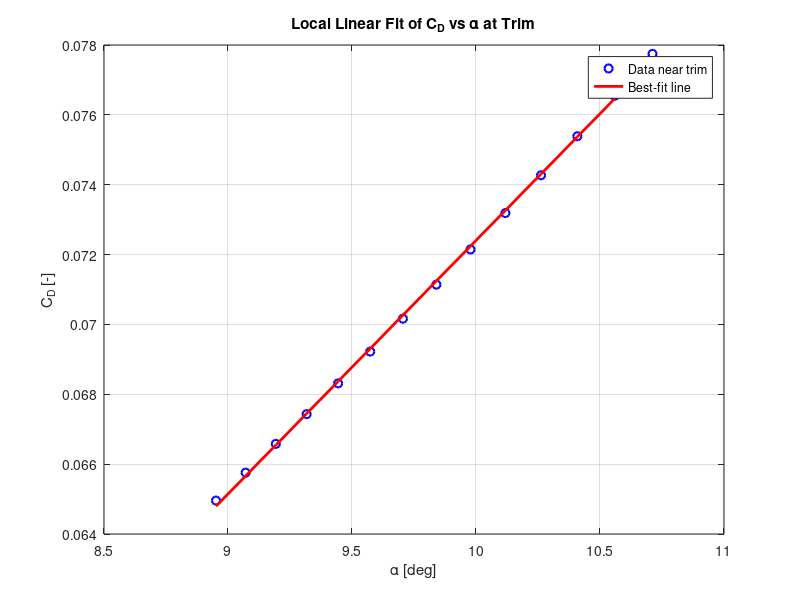
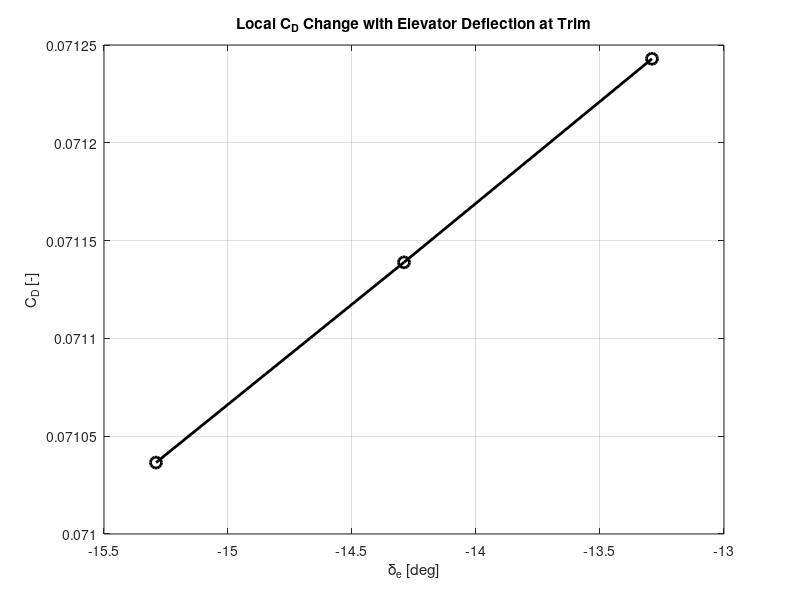
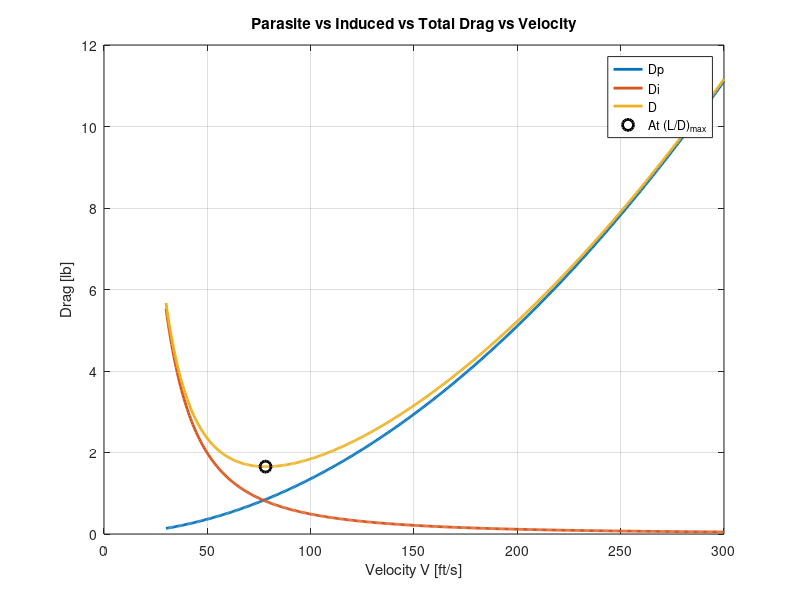
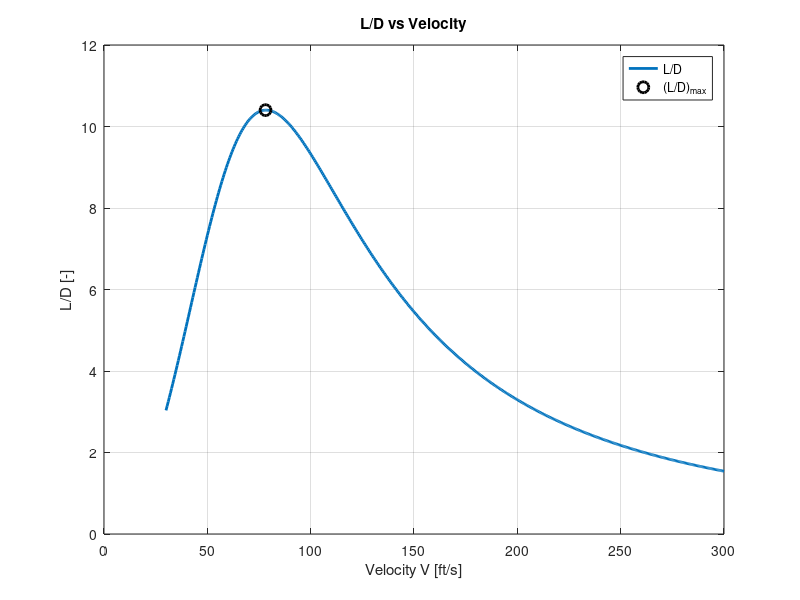

These figures' MATLAB source, in order: (Note: this script raises an error after producing the figures.)
%% ========================================================================
% MAE 154A - ONE SCRIPT (FIRST-PASS)
% Longitudinal stability + trim coefficients + drag build-up + V-sweep
% Keeps ALL coefficients (CL0, CLi, CMi, etc.) for team clarity.
% ========================================================================

clear; clc; close all;

% ========================================================================
% 0) ATMOSPHERE (SEA LEVEL)
% ========================================================================
rho = 0.0023769;        % [slug/ft^3]
mu  = 3.737e-7;         % [slug/(ft*s)]
a   = 1116.45;          % [ft/s]

% ========================================================================
% 1) AIRCRAFT INPUTS (EDIT WHEN DESIGN CHANGES)
% ========================================================================

% --- Weight / power ---
W_total     = 17.2;             % [lb]
Power = 2.8 ;            % [hp] power available (flat line first-pass)

% --- Wing geometry ---
Arw     = 6.5038;          % [-]
bw      = 4.5634;        % [ft]
Sw      = bw^2/Arw;  % [ft^2]
lambdaw = 0.40;         % [-]
display(Sw) 
% --- Horizontal tail geometry ---
Sth      = Sw*0.20;     % [ft^2]
Art      = 3.1945;         % [-]
bth      = sqrt(Sth*Art); % [ft]
lambdath = 0.50;        % [-]
display(bth)
% --- Vertical tail geometry (DEFINE THESE) ---
% NOTE: Put real values here when you have them.
S_vt   = 0.30;            % [ft^2]  
AR_vt  = 1.8;             % [-]  
b_vt = 0.4077735426 ; 
c_vt  = 0.35;            % [ft]    
tc_v = 0.12;            % [-]     
xcm_v = 0.30;           % [-]     
Lam_v = 0;              % [rad]   

% --- Aero assumptions ---
e        = 0.85;        % [-]
cla      = 5.73;        % [1/rad]
downwash = 0.25;        % [-] dε/dα
tau      = 0.5;         % [-] elevator effectiveness
Cmacw    = -0.05;       % [-] wing Cm about wing AC 

% --- FIXED TAIL INCIDENCE (FIRST PASS) ---
it = -1*pi/180;          % [rad] 

% --- Locations (from nose) ---
x_wle     = 1.0786;        % [ft] wing leading edge location
x_cg_dry  = 1.3843;     % [ft]
x_cg_half = 1.3492;     % [ft] 
x_cg_0    = 1.3425;     % [ft]

% .Fuselage 
L_fuse = 3.5270;           % [ft]
W_fuse = 8/12;          % [ft]
H_fuse = 8/12;          % [ft]
Swet_f = 2*(L_fuse*W_fuse + L_fuse*H_fuse + W_fuse*H_fuse); % [ft^2]
d_fuse = W_fuse;        % [ft] equiv diameter for fineness ratio

% ========================================================================
% 2) PLANFORM GEOMETRY (ROOT/TIP/MAC)
% ========================================================================
Crw = (2*Sw)/(bw*(1 + lambdaw));
Ctw = lambdaw * Crw;
Cw  = (2/3) * Crw * ((1 + lambdaw + lambdaw^2)/(1 + lambdaw)); % wing MAC

Crth = (2*Sth)/(bth*(1 + lambdath));
Ctth = lambdath * Crth;
Cth  = (2/3) * Crth * ((1 + lambdath + lambdath^2)/(1 + lambdath)); % tail MAC

fprintf("\n==================== GEOMETRY ====================\n");
fprintf("Wing: Cr=%.4f ft, Ct=%.4f ft, MAC Cw=%.4f ft\n", Crw, Ctw, Cw);
fprintf("HT:   Cr=%.4f ft, Ct=%.4f ft, MAC Cth=%.4f ft\n", Crth, Ctth, Cth);
fprintf("Fuse: L=%.2f ft, W=%.3f ft, H=%.3f ft, Swet_f=%.3f ft^2\n", L_fuse, W_fuse, H_fuse, Swet_f);

% ========================================================================
% 3) 3D LIFT CURVE SLOPES
% ========================================================================
aw = cla / (1 + (cla/(pi*e*Arw)));   % wing 3D slope [1/rad]
at = cla / (1 + (cla/(pi*e*Art)));   % tail 3D slope [1/rad]

fprintf("\n==================== LIFT SLOPES ====================\n");
fprintf("aw = %.4f 1/rad\n", aw);
fprintf("at = %.4f 1/rad\n", at);

% ========================================================================
% 4) AC LOCATIONS FROM GEOMETRY (NO GUESSING)
% Tail root TE flush with fuselage end; tail AC at 0.25*c behind tail LE.
% ========================================================================
hacw = 0.25;   % wing AC at 0.25 MAC
hact = 0.25;   % tail AC at 0.25 chord (root chord ref)

x_wac = x_wle + hacw*Cw;                 % wing AC from nose [ft]
x_tac = L_fuse - (1 - hact)*Crth;        % tail AC from nose [ft]
Lh    = x_tac - x_wac;                   % wing AC -> tail AC [ft]

x_ac_t_LE = x_tac - x_wle;               % tail AC measured from wing LE [ft]
h_ac_t    = x_ac_t_LE / Cw;              % nondim tail AC from wing LE [-]

fprintf("\n==================== REFERENCE LOCATIONS ====================\n");
fprintf("x_wac = %.4f ft, x_tac = %.4f ft, Lh = %.4f ft\n", x_wac, x_tac, Lh);
fprintf("h_ac_t = %.4f (tail AC from wing LE / Cw)\n", h_ac_t);

% ========================================================================
% 5) NEUTRAL POINT + STATIC MARGIN
% ========================================================================
hn = (hacw + h_ac_t*((Sth/Sw)*(at/aw))*(1-downwash)) / (1 + (Sth/Sw)*(at/aw)*(1-downwash));

hcg_dry  = (x_cg_dry  - x_wle)/Cw;
hcg_half = (x_cg_half - x_wle)/Cw;
hcg_0    = (x_cg_0    - x_wle)/Cw;

SM_dry  = hn - hcg_dry;
SM_half = hn - hcg_half;
SM_0    = hn - hcg_0;

fprintf("\n==================== STABILITY ====================\n");
fprintf("hn = %.4f\n", hn);
fprintf("SM_dry  = %.6f (%.1f%% MAC)\n", SM_dry,  100*SM_dry);
fprintf("SM_half = %.6f (%.1f%% MAC)\n", SM_half, 100*SM_half);
fprintf("SM_0    = %.6f (%.1f%% MAC)\n", SM_0,    100*SM_0);
fprintf("hcg_dry = %.4f\n", hcg_dry);
fprintf("hcg_half = %.4f\n", hcg_half);
fprintf("hcg_0 = %.4f\n", hcg_0);

% ========================================================================
% 6) TAIL ARM (CG -> TAIL AC) AND TAIL VOLUME VH
% ========================================================================
lt_dry  = x_tac - x_cg_dry;
lt_half = x_tac - x_cg_half;
lt_0    = x_tac - x_cg_0;

VH_dry  = (Sth*lt_dry )/(Sw*Cw);
VH_half = (Sth*lt_half)/(Sw*Cw);
VH_0    = (Sth*lt_0   )/(Sw*Cw);

fprintf("\n==================== TAIL ARM & VOLUME ====================\n");
fprintf("lt_half = %.4f ft, VH_half = %.4f\n", lt_half, VH_half);

% ========================================================================
% 7) LONGITUDINAL COEFFICIENTS (KEEP ALL)
% Use “half fuel + payload” as your design case (you can swap later).
% ========================================================================
hcg = hcg_half;
VH  = VH_half;

% Aircraft lift slope
CLalpha = aw + at*(Sth/Sw)*(1 - downwash);

% --- These three are the ones you asked to KEEP explicit ---
CL0 = -at*(Sth/Sw)*it;      % lift at alpha=0 due to incidence
CLi = -at*(Sth/Sw);         % dCL/d(it)
CMi =  at*VH;               % dCm/d(it)

% Pitching moment slope (static stability)
Cmalpha = -CLalpha*(hn - hcg);

% Zero-alpha pitching moment about CG
Cm0 = Cmacw + VH*at*it;

% Elevator derivatives
CLdeltae = at*(Sth/Sw)*tau;
Cmdeltae = -at*VH*tau;

% ========================================================================
% 8) VELOCITY SWEEP
% ========================================================================
V = linspace(30, 300, 500);     % [ft/s]
q = 0.5*rho.*V.^2;
M = V./a;

% Required CL for level flight (L=W)
CL = W_total ./ (q.*Sw);

% Solve for alpha, alpha_t (first-pass linear)
alpha   = CL ./ aw;                         % [rad] wing-only first-pass
alpha_t = (1 - downwash).*alpha + it;       % [rad] tail AoA model

% Wing lift coefficient contribution
CLw = aw .* alpha;

% Elevator deflection needed for trim at each V (kept explicit for team)
% deltae(CL) = -((Cm0*CLalpha) + (Cmalpha*CL)) / ((CLalpha*Cmdeltae) - (Cmalpha*CLdeltae))
deltae = -((Cm0*CLalpha) + (Cmalpha.*CL)) ./ ((CLalpha*Cmdeltae) - (Cmalpha*CLdeltae)); % [rad]

% Tail lift coefficient 
% CLt = CL0 + at*(alpha_t - it) + CLdeltae*deltae
CLt = CL0 + at*(alpha_t - it) + CLdeltae.*deltae;

% ========================================================================
% 9) PARASITE DRAG (Raymer-style build-up) + INCLUDE VERTICAL TAIL
% ========================================================================
% Wetted areas (first-pass)
Swet_w = 2*Sw;
Swet_t = 2*Sth;
Swet_v = 2*S_vt;

% Reynolds numbers (needed internally for Cf; we just won’t print them)
Re_w = rho.*V.*Cw    ./ mu;
Re_t = rho.*V.*Cth   ./ mu;
Re_v = rho.*V.*c_vt    ./ mu;
Re_f = rho.*V.*L_fuse./ mu;

% Skin friction (Raymer-style)
Cf_w = 0.455 ./ ((log10(Re_w)).^2.58 .* (1 + 0.144*M.^2).^0.65);
Cf_t = 0.455 ./ ((log10(Re_t)).^2.58 .* (1 + 0.144*M.^2).^0.65);
Cf_v = 0.455 ./ ((log10(Re_v)).^2.58 .* (1 + 0.144*M.^2).^0.65);
Cf_f = 0.455 ./ ((log10(Re_f)).^2.58 .* (1 + 0.144*M.^2).^0.65);

% Surface form factor (same expression you’ve been using)
tc  = 0.12;
xcm = 0.30;
Lam = 0;
K_surf = (1 + (0.6/xcm)*tc + 100*tc^4) .* (1.34*M.^0.18 .* (cos(Lam)).^0.28);

% Vertical tail form factor uses its own tc/xcm/Lam (kept separate)
K_v = (1 + (0.6/xcm_v)*tc_v + 100*tc_v^4) .* (1.34*M.^0.18 .* (cos(Lam_v)).^0.28);

% Interference factors
Q_w = 1.0;
Q_t = 1.05;
Q_v = 1.05;
Q_f = 1.0;

% Fuselage form factor
f   = L_fuse/d_fuse;
K_f = 0.9 + 5/f^1.5 + f/400;

% Misc allowances
CD_misc = 0.002;
CD_LP   = 0.002;

% Total parasite CD
CDp = ...
    K_surf.*Q_w.*Cf_w.*(Swet_w/Sw) + ...
    K_surf.*Q_t.*Cf_t.*(Swet_t/Sw) + ...
    K_v   .*Q_v.*Cf_v.*(Swet_v/Sw) + ...
    K_f   .*Q_f.*Cf_f.*(Swet_f/Sw) + ...
    CD_misc + CD_LP;

% ========================================================================
% 10) INDUCED DRAG + TOTAL DRAG + L/D
% ========================================================================
CDi_w = (CLw.^2) ./ (pi*Arw*e);
CDi_t = (Sth/Sw) .* (CLt.^2) ./ (pi*Art*e);
CDi_total = CDi_w + CDi_t;

CD_total = CDp + CDi_total;

Dp = q .* Sw .* CDp;
Di = q .* Sw .* CDi_total;
D  = q .* Sw .* CD_total;

L  = q .* Sw .* CL;     % should match W
LD = L ./ D;

% Power required (hp)
% Power_required_hp = (D.*V) / 550;
% Power_available_hp = Power * ones(size(V));


% 
% % Power required (hp)
Power_required_hp = (D.*V) / 550;
% 
% % ========================================================================
% % PROP EFFICIENCY MODEL (16x8 prop at 8000 RPM - first pass)
% % Speed data taken from your prop plot in mph, then converted to ft/s
% % ========================================================================
% V_mph_data = [0 10 20 30 40 50 60 70 80];
% eta_data   = [0.00 0.25 0.48 0.63 0.72 0.74 0.70 0.55 0.00];
% 
% % Convert mph to ft/s
% V_prop_data = V_mph_data * 1.46667;
% 
% % Interpolate prop efficiency onto aircraft velocity grid
% eta_p = interp1(V_prop_data, eta_data, V, 'pchip', 0);
% 
% % Use your already-defined available shaft power
% P_shaft_hp = Power;
% 
% % Power and thrust available
% Power_available_hp = eta_p .* P_shaft_hp;
% Thrust_available   = 550 .* Power_available_hp ./ V;







% ========================================================================
% MULTI-RPM POWER AVAILABLE MODEL FOR 16x8 PROP
% All speeds below entered in mph from your prop plots
% Then converted to ft/s for use with aircraft code
% ========================================================================

mph_to_fts = 1.46667;

% -----------------------------
% Common aircraft reference speeds
% -----------------------------
V_stall_ref      = 55;   % ft/s
V_endurance_ref  = 60;   % ft/s  (max CL^(3/2)/CD point)
% top speed achievable will be computed from max envelope later

% -----------------------------
% Shaft power assumption
% IMPORTANT:
% Use full engine power for max-performance comparisons
% -----------------------------
P_shaft_hp = 2.8;

% ========================================================================
% RPM = 2000
% ========================================================================
V2000_mph  = [0 2 4 6 8 10 12 14 16 18 20];
eta2000    = [0.00 0.12 0.22 0.31 0.39 0.47 0.55 0.60 0.60 0.56 0.14];

V2000 = V2000_mph * mph_to_fts;
eta_p_2000 = interp1(V2000, eta2000, V, 'pchip', 0);
Pavail_2000 = eta_p_2000 .* P_shaft_hp;

% ========================================================================
% RPM = 3000
% ========================================================================
V3000_mph  = [0 3 6 9 12 15 18 21 24 27 30];
eta3000    = [0.00 0.18 0.32 0.44 0.54 0.60 0.64 0.65 0.63 0.50 0.22];

V3000 = V3000_mph * mph_to_fts;
eta_p_3000 = interp1(V3000, eta3000, V, 'pchip', 0);
Pavail_3000 = eta_p_3000 .* P_shaft_hp;

% ========================================================================
% RPM = 4000
% ========================================================================
V4000_mph  = [0 5 10 15 20 25 30 35 38 40 41];
eta4000    = [0.00 0.18 0.38 0.52 0.62 0.67 0.67 0.61 0.45 0.28 0.00];

V4000 = V4000_mph * mph_to_fts;
eta_p_4000 = interp1(V4000, eta4000, V, 'pchip', 0);
Pavail_4000 = eta_p_4000 .* P_shaft_hp;

% ========================================================================
% RPM = 5000
% ========================================================================
V5000_mph  = [0 5 10 15 20 25 30 35 40 45 48 50 51];
eta5000    = [0.00 0.18 0.34 0.46 0.56 0.64 0.68 0.70 0.69 0.63 0.48 0.30 0.00];

V5000 = V5000_mph * mph_to_fts;
eta_p_5000 = interp1(V5000, eta5000, V, 'pchip', 0);
Pavail_5000 = eta_p_5000 .* P_shaft_hp;

% ========================================================================
% RPM = 6000
% ========================================================================
V6000_mph  = [0 5 10 15 20 25 30 35 40 45 50 55 58 60 61];
eta6000    = [0.00 0.18 0.30 0.42 0.52 0.60 0.65 0.69 0.71 0.71 0.68 0.60 0.35 0.12 0.00];

V6000 = V6000_mph * mph_to_fts;
eta_p_6000 = interp1(V6000, eta6000, V, 'pchip', 0);
Pavail_6000 = eta_p_6000 .* P_shaft_hp;

% ========================================================================
% RPM = 7000
% ========================================================================
V7000_mph  = [0 10 20 30 40 50 55 60 65 68 70 71];
eta7000    = [0.00 0.25 0.48 0.60 0.68 0.73 0.72 0.62 0.37 0.12 0.00 0.00];

V7000 = V7000_mph * mph_to_fts;
eta_p_7000 = interp1(V7000, eta7000, V, 'pchip', 0);
Pavail_7000 = eta_p_7000 .* P_shaft_hp;

% ========================================================================
% RPM = 8000
% ========================================================================
V8000_mph  = [0 10 20 30 40 50 60 70 75 78 80 82];
eta8000    = [0.00 0.25 0.40 0.55 0.64 0.71 0.74 0.72 0.64 0.40 0.10 0.00];

V8000 = V8000_mph * mph_to_fts;
eta_p_8000 = interp1(V8000, eta8000, V, 'pchip', 0);
Pavail_8000 = eta_p_8000 .* P_shaft_hp;

% ========================================================================
% RPM = 9000
% ========================================================================
V9000_mph  = [0 10 20 30 40 50 60 70 80 85 88 90 92];
eta9000    = [0.00 0.25 0.40 0.55 0.64 0.71 0.74 0.75 0.70 0.57 0.40 0.10 0.00];

V9000 = V9000_mph * mph_to_fts;
eta_p_9000 = interp1(V9000, eta9000, V, 'pchip', 0);
Pavail_9000 = eta_p_9000 .* P_shaft_hp;

% ========================================================================
% RPM = 10000
% ========================================================================
V10000_mph  = [0 10 20 30 40 50 60 70 80 90 95 100 103];
eta10000    = [0.00 0.19 0.36 0.49 0.59 0.67 0.72 0.75 0.75 0.68 0.59 0.42 0.00];

V10000 = V10000_mph * mph_to_fts;
eta_p_10000 = interp1(V10000, eta10000, V, 'pchip', 0);
Pavail_10000 = eta_p_10000 .* P_shaft_hp;

% ========================================================================
% POWER AVAILABLE ENVELOPE
% ========================================================================
Pavail_all = [Pavail_2000;
              Pavail_3000;
              Pavail_4000;
              Pavail_5000;
              Pavail_6000;
              Pavail_7000;
              Pavail_8000;
              Pavail_9000;
              Pavail_10000];

Pavail_env = max(Pavail_all, [], 1);

% Compute top speed achievable from envelope intersection
idx_top = find(Pavail_env >= Power_required_hp, 1, 'last');
if ~isempty(idx_top)
    V_top_achievable = V(idx_top);
else
    V_top_achievable = NaN;
end













% ========================================================================
% 10.5) ENDURANCE METRIC FOR PROPELLER AIRCRAFT
% Max endurance occurs at max(CL^(3/2)/CD)
% ========================================================================

% Endurance metric from Breguet prop endurance condition
CL32_over_CD = (CL.^(3/2)) ./ CD_total;

% Find maximum endurance point
[CL32CD_max, idx_endurance] = max(CL32_over_CD);

V_endurance        = V(idx_endurance);
CL_endurance       = CL(idx_endurance);
CD_endurance       = CD_total(idx_endurance);
alpha_endurance_deg   = rad2deg(alpha(idx_endurance));
alpha_t_endurance_deg = rad2deg(alpha_t(idx_endurance));
deltae_endurance_deg  = rad2deg(deltae(idx_endurance));
%Power_req_endurance   = Power_required_hp(idx_endurance);

fprintf("\n==================== ENDURANCE CONDITION ====================\n");
fprintf("Max (CL^(3/2)/CD) = %.4f at V = %.2f ft/s\n", CL32CD_max, V_endurance);
fprintf("CL at endurance condition = %.4f\n", CL_endurance);
fprintf("CD at endurance condition = %.4f\n", CD_endurance);
fprintf("alpha at endurance condition = %.2f deg\n", alpha_endurance_deg);
fprintf("alpha_t at endurance condition = %.2f deg\n", alpha_t_endurance_deg);
fprintf("deltae at endurance condition = %.2f deg\n", deltae_endurance_deg);
%fprintf("Power required at endurance condition = %.4f hp\n", Power_req_endurance);










% ========================================================================
% 11) FIND (L/D)max AND PRINT KEY VALUES
% ========================================================================
[LDmax, idx] = max(LD);

V_LDmax        = V(idx);
CL_LDmax       = CL(idx);
alpha_LDmax_deg   = rad2deg(alpha(idx));
alpha_t_LDmax_deg = rad2deg(alpha_t(idx));
deltae_LDmax_deg  = rad2deg(deltae(idx));


CL_max = 1.5;  
V_stall = sqrt( (2*W_total) / (rho*Sw*CL_max) );


fprintf("\n==================== PERFORMANCE ====================\n");
fprintf("(L/D)max = %.3f at V = %.2f ft/s\n", LDmax, V_LDmax);
fprintf("CL(L/Dmax) = %.4f\n", CL_LDmax);
fprintf("alpha(L/Dmax) = %.2f deg\n", alpha_LDmax_deg);
fprintf("alpha_t(L/Dmax) = %.2f deg\n", alpha_t_LDmax_deg);
fprintf("deltae(L/Dmax) = %.2f deg\n", deltae_LDmax_deg);
fprintf("V_stall = %.2f ft/s\n", V_stall);




% ========================================================================
% 11.5) DRAG DERIVATIVES AROUND TRIM CONDITION
% Compute CD_alpha and CD_deltae about the trim point at (L/D)max
% ========================================================================

% -----------------------------
% Trim point = point at (L/D)max
% -----------------------------
i_trim = idx;

alpha_trim   = alpha(i_trim);      % [rad]
deltae_trim  = deltae(i_trim);     % [rad]
alpha_t_trim = alpha_t(i_trim);    % [rad]

CD_trim   = CD_total(i_trim);
CDp_trim  = CDp(i_trim);
CDi_w_trim = CDi_w(i_trim);

fprintf("\n==================== DRAG DERIVATIVES AT TRIM ====================\n");
fprintf("Trim condition taken at (L/D)max:\n");
fprintf("V_trim      = %.2f ft/s\n", V(i_trim));
fprintf("alpha_trim  = %.4f rad  (%.2f deg)\n", alpha_trim, rad2deg(alpha_trim));
fprintf("deltae_trim = %.4f rad  (%.2f deg)\n", deltae_trim, rad2deg(deltae_trim));
fprintf("CD_trim     = %.6f\n", CD_trim);

%% ------------------------------------------------------------------------
% A) CD_alpha from local linear fit of CD vs alpha
% Professor said: take a small segment and fit a line
% -------------------------------------------------------------------------

% choose a small neighborhood around trim: +/- 1 deg
dalpha_fit = deg2rad(1.0);

fit_mask = (alpha >= alpha_trim - dalpha_fit) & (alpha <= alpha_trim + dalpha_fit);

% make sure enough points exist
if sum(fit_mask) >= 2
    p_CD_alpha = polyfit(alpha(fit_mask), CD_total(fit_mask), 1);
    CD_alpha = p_CD_alpha(1);    % [1/rad]
    
    fprintf("CD_alpha (local fit) = %.6f 1/rad\n", CD_alpha);
else
    CD_alpha = NaN;
    warning('Not enough points in alpha window to compute CD_alpha.');
end

%% ------------------------------------------------------------------------
% B) CD_deltae from small perturbation in elevator deflection at trim
% Keep trim flight condition fixed and perturb deltae slightly
% -------------------------------------------------------------------------

ddeltae = deg2rad(1.0);   % small perturbation: +/- 1 deg

% Tail CL at trim +/- elevator perturbation
CLt_plus  = CL0 + at*(alpha_t_trim - it) + CLdeltae*(deltae_trim + ddeltae);
CLt_minus = CL0 + at*(alpha_t_trim - it) + CLdeltae*(deltae_trim - ddeltae);

% Tail induced drag at perturbed elevator values
CDi_t_plus  = (Sth/Sw) * (CLt_plus^2)  / (pi*Art*e);
CDi_t_minus = (Sth/Sw) * (CLt_minus^2) / (pi*Art*e);

% Total drag coefficient at perturbed elevator values
% keep parasite drag and wing induced drag fixed at trim point
CD_plus  = CDp_trim + CDi_w_trim + CDi_t_plus;
CD_minus = CDp_trim + CDi_w_trim + CDi_t_minus;

% central difference derivative
CD_deltae = (CD_plus - CD_minus) / (2*ddeltae);   % [1/rad]

fprintf("CD_deltae (central diff) = %.6f 1/rad\n", CD_deltae);

%% ------------------------------------------------------------------------
% Optional plots for report / sanity check
% -------------------------------------------------------------------------

% Local CD vs alpha fit plot
figure;
plot(rad2deg(alpha(fit_mask)), CD_total(fit_mask), 'bo', 'LineWidth', 1.5); hold on;
plot(rad2deg(alpha(fit_mask)), polyval(p_CD_alpha, alpha(fit_mask)), 'r-', 'LineWidth', 2);
grid on;
xlabel('\alpha [deg]');
ylabel('C_D [-]');
title('Local Linear Fit of C_D vs \alpha at Trim');
legend('Data near trim','Best-fit line','Location','best');

% Plot the elevator perturbation points
figure;
plot(rad2deg([deltae_trim-ddeltae, deltae_trim, deltae_trim+ddeltae]), ...
     [CD_minus, CD_trim, CD_plus], 'ko-', 'LineWidth', 2, 'MarkerSize', 8);
grid on;
xlabel('\delta_e [deg]');
ylabel('C_D [-]');
title('Local C_D Change with Elevator Deflection at Trim');
















% ========================================================================
% 12) PLOTS
% ========================================================================
figure;
plot(V, Dp, 'LineWidth', 2); hold on;
plot(V, Di, 'LineWidth', 2);
plot(V, D,  'LineWidth', 2);
plot(V_LDmax, D(idx), 'ko', 'MarkerSize', 8, 'LineWidth', 2);
grid on;
xlabel('Velocity V [ft/s]'); ylabel('Drag [lb]');
title('Parasite vs Induced vs Total Drag vs Velocity');
legend('Dp','Di','D','At (L/D)_{max}','Location','best');

figure;
plot(V, LD, 'LineWidth', 2); hold on;
plot(V_LDmax, LDmax, 'ko', 'MarkerSize', 8, 'LineWidth', 2);
grid on;
xlabel('Velocity V [ft/s]'); ylabel('L/D [-]');
title('L/D vs Velocity');
legend('L/D','(L/D)_{max}','Location','best');

% figure;
% plot(V, Power_required_hp, 'LineWidth', 2); hold on;
% plot(V, Power_available_hp, '--', 'LineWidth', 2);
% grid on;
% xlabel('Velocity V [ft/s]'); ylabel('Power [hp]');
% title('Power Required vs Power Available');
% xlim([30 115])
% ylim([0 3])
% legend('Power Required','Power Available','Location','best');

figure;
plot(V, rad2deg(deltae), 'LineWidth', 2); hold on;
plot(V_LDmax, deltae_LDmax_deg, 'ko', 'MarkerSize', 8, 'LineWidth', 2);
grid on;
xlabel('Velocity V [ft/s]'); ylabel('\delta_e [deg]');
title('Elevator Deflection vs Velocity (Trim from Cm=0)');
legend('\delta_e','At (L/D)_{max}','Location','best');

% figure;
% plot(V, D, 'LineWidth', 2); hold on;
% plot(V, Thrust_available, '--', 'LineWidth', 2);
% grid on;
% xlabel('Velocity V [ft/s]');
% ylabel('Force [lb]');
% title('Drag Required vs Thrust Available');
% legend('Drag Required','Thrust Available','Location','best');


% ========================================================================
% CL^(3/2)/CD vs Velocity (Endurance Metric)
% ========================================================================
figure;
plot(V, CL32_over_CD, 'LineWidth', 2); hold on;
plot(V_endurance, CL32CD_max, 'ko', 'MarkerSize', 8, 'LineWidth', 2);
grid on;
xlabel('Velocity V [ft/s]');
ylabel('C_L^{3/2}/C_D [-]');
title('Endurance Metric vs Velocity');
legend('C_L^{3/2}/C_D','Maximum Endurance Point','Location','best');

% ========================================================================
% CL vs CD (Drag Polar)
% ========================================================================
figure;
plot(CD_total, CL, 'LineWidth', 2);
grid on;
xlabel('C_D [-]');
ylabel('C_L [-]');
title('C_L vs C_D (Drag Polar)');
ylim([0 1.5])


% ========================================================================
% MULTI-RPM POWER AVAILABLE vs POWER REQUIRED
% ========================================================================
figure;
plot(V, Power_required_hp, 'k', 'LineWidth', 3); hold on;

plot(V, Pavail_2000,  'LineWidth', 1.5);
plot(V, Pavail_3000,  'LineWidth', 1.5);
plot(V, Pavail_4000,  'LineWidth', 1.5);
plot(V, Pavail_5000,  'LineWidth', 1.5);
plot(V, Pavail_6000,  'LineWidth', 1.5);
plot(V, Pavail_7000,  'LineWidth', 1.5);
plot(V, Pavail_8000,  'LineWidth', 1.5);
plot(V, Pavail_9000,  'LineWidth', 1.5);
plot(V, Pavail_10000, 'LineWidth', 1.5);



% Vertical markers


if ~isnan(V_top_achievable)
    xline(V_top_achievable, '--r', sprintf('Top Speed = %.1f ft/s', V_top_achievable), 'LineWidth', 1.5);
end

grid on;
xlabel('Velocity V [ft/s]');
ylabel('Power [hp]');
title('Power Required vs Power Available for All RPM Conditions');
legend('Power Required', ...
       '2000 RPM','3000 RPM','4000 RPM','5000 RPM','6000 RPM', ...
       '7000 RPM','8000 RPM','9000 RPM','10000 RPM', ..., ...
       'Location','eastoutside');




% ========================================================================
% PRINT PROP EFFICIENCY AT IMPORTANT SPEEDS
% ========================================================================
V_check = [55 60 78 V_top_achievable];
labels  = {'Stall Speed','Endurance Speed','Max CL/CD Speed','Top Speed'};

eta_2000_chk  = interp1(V, eta_p_2000,  V_check, 'pchip', NaN);
eta_3000_chk  = interp1(V, eta_p_3000,  V_check, 'pchip', NaN);
eta_4000_chk  = interp1(V, eta_p_4000,  V_check, 'pchip', NaN);
eta_5000_chk  = interp1(V, eta_p_5000,  V_check, 'pchip', NaN);
eta_6000_chk  = interp1(V, eta_p_6000,  V_check, 'pchip', NaN);
eta_7000_chk  = interp1(V, eta_p_7000,  V_check, 'pchip', NaN);
eta_8000_chk  = interp1(V, eta_p_8000,  V_check, 'pchip', NaN);
eta_9000_chk  = interp1(V, eta_p_9000,  V_check, 'pchip', NaN);
eta_10000_chk = interp1(V, eta_p_10000, V_check, 'pchip', NaN);

fprintf('\n==================== PROP EFFICIENCY AT KEY SPEEDS ====================\n');
for k = 1:length(V_check)
    fprintf('\n%s at V = %.2f ft/s:\n', labels{k}, V_check(k));
    fprintf('  eta_2000   = %.3f\n', eta_2000_chk(k));
    fprintf('  eta_3000   = %.3f\n', eta_3000_chk(k));
    fprintf('  eta_4000   = %.3f\n', eta_4000_chk(k));
    fprintf('  eta_5000   = %.3f\n', eta_5000_chk(k));
    fprintf('  eta_6000   = %.3f\n', eta_6000_chk(k));
    fprintf('  eta_7000   = %.3f\n', eta_7000_chk(k));
    fprintf('  eta_8000   = %.3f\n', eta_8000_chk(k));
    fprintf('  eta_9000   = %.3f\n', eta_9000_chk(k));
    fprintf('  eta_10000  = %.3f\n', eta_10000_chk(k));
end


% ========================================================================
% 13) TABLE OUTPUT (NO Reynolds; INCLUDE deltae + moments)
% ========================================================================
alpha_deg   = rad2deg(alpha);
alpha_t_deg = rad2deg(alpha_t);
deltae_deg  = rad2deg(deltae);

% Moment breakdown (kept explicit for team)
Cmcgw = Cmacw + aw.*alpha.*(hcg - hacw);                 % wing part about CG
Cmcgt = -(VH*at*(1-downwash)).*alpha + at*VH*it;         % tail part about CG
Cmcg  = Cmcgw + Cmcgt;                                   % total

T = table(V(:), CL(:), alpha_deg(:), alpha_t_deg(:), ...
          deltae_deg(:), CLw(:), CLt(:), ...
          CDp(:), CDi_w(:), CDi_t(:), CD_total(:), ...
          Dp(:), Di(:), D(:), LD(:), ...
          Cmcgw(:), Cmcgt(:), Cmcg(:), ...
          'VariableNames', ...
          {'V_ft_s','CL','alpha_deg','alpha_t_deg', ...
           'deltae_deg','CLw','CLt', ...
           'CDp','CDi_w','CDi_t','CD_total', ...
           'Dp_lb','Di_lb','D_lb','L_over_D', ...
           'Cmcgw','Cmcgt','Cmcg'});

disp(T);

%% ============================ END SCRIPT ================================










%% Stability Derivatves 
%% ========================================================================
%  MAE 154A - STABILITY DERIVATIVES (SIMPLE + MATCHES YOUR VARIABLE NAMES)
%  Paste this near the END of YOUR script (after you computed aw, at, VH_half,
%  lt_half, CL0, CLalpha, Cm0, Cmalpha, CLdeltae, Cmdeltae, etc.)
%
%  Uses YOUR variables:
%   Sw, bw, Cw, e, cla, aw, at, downwash, CL0, CLalpha, Cm0, Cmalpha,
%   CLdeltae, Cmdeltae, VH_half, lt_half, x_cg_half, x_wle, H_fuse, CDp, idx
%
%  VT assumptions requested:
%   - NACA 0012 (handled via thickness in drag; for linear slopes we use cla)
%   - S_vt = 0.08 * Sw
%   - VT has NO taper (lambda_vt = 1.0)
%   - VT trailing edge flush with END of plane at x = 4 ft from nose
%
%  First-pass aero assumptions:
%   eta_t = eta_v = 1, sidewash = 1, no ailerons
% ========================================================================

%% ------------------ 0) SETTINGS (FIRST-PASS) -----------------------------
eta_t    = 1.0;        % HT dynamic pressure ratio
eta_v    = 1.0;        % VT dynamic pressure ratio
sidewash = 1.0;        % (1 + dσ/dβ) ~ 1 first-pass
tau_r    = 0.5;        % rudder effectiveness (like your tau)
x_end    = 4.0;        % [ft] end of plane from nose (YOU SAID 4 ft)

lambda_vt = 1.0;       % no taper
hacv      = 0.25;      % VT AC at 0.25 chord

% Use your design CG case
x_cg = x_cg_half;      % [ft]
VH   = VH_half;        % [-]
lt   = lt_half;        % [ft]
c    = Cw;             % [ft]
b    = bw;             % [ft]
S    = Sw;             % [ft^2]

%% ------------------ 1) VERTICAL TAIL GEOMETRY ----------------------------
% Your requirement: S_vt = 8% of wing area
% (overwrite any older S_vt you had so it matches requirement)
S_vt = 0.08*Sw;

% Use your AR_vt (already in your script)
% (If you forgot to define it, uncomment the next line)
% AR_vt = 1.8;

% VT geometry from S_vt and AR_vt
b_vt  = sqrt(S_vt*AR_vt);                          % [ft] VT span/height
Cr_vt = (2*S_vt)/(b_vt*(1 + lambda_vt));           % [ft] VT root chord

% VT AC location with TE flush at x_end:
% x_vac = x_end - (1 - hacv)*Cr_vt = x_end - 0.75*Cr_vt
x_vac = x_end - (1 - hacv)*Cr_vt;                  % [ft]

% Moment arm CG -> VT AC
lv = x_vac - x_cg;                                 % [ft]

% Vertical tail volume coefficient
Vv = (S_vt*lv)/(Sw*bw);                             % [-]

% VT 3D lift slope (same formula style as your aw/at)
av = cla / (1 + (cla/(pi*e*AR_vt)));               % [1/rad]

% VT vertical offset from CG  sits on top of fuselage)
zv = (H_fuse/2) + (b_vt/2);                        % [ft]

%% ------------------ 2) CD0 FOR Cn_r APPROX (OPTIONAL) --------------------
% Some approximations include -(CD0/4). We'll use parasite drag at your L/Dmax
CD0 = 0;
if exist('CDp','var') && exist('idx','var') && idx>=1 && idx<=length(CDp)
    CD0 = CDp(idx);
end

%% ========================================================================
% 3) LONGITUDINAL DERIVATIVES
% You already compute:
%   CL0, CLalpha, Cm0, Cmalpha, CLdeltae, Cmdeltae
% Here we add: CL_q, CL_adot, Cm_q, Cm_adot
% ========================================================================
CL_q    =  2*eta_t*VH*at;
CL_adot =  2*eta_t*VH*at*downwash;      % uses dε/dα

Cm_q    = -2*eta_t*(lt/c)*VH*at;
Cm_adot = (lt/c)*(-2*eta_t*VH*at*downwash);

%% ========================================================================
% 4) LATERAL-DIRECTIONAL DERIVATIVES (VT-dominated first-pass)
% ========================================================================
CYbeta = -eta_v*(S_vt/Sw)*av*sidewash;
Cnbeta =  eta_v*Vv*av*sidewash;
Clbeta = -eta_v*(zv/bw)*(S_vt/Sw)*av*sidewash;

Clp = -aw/6;

CYr =  2*eta_v*Vv*av;
CYp = -(8/(3*pi))*eta_v*((b_vt*S_vt)/(bw*Sw))*av;

Clr = (CL0/4) + 2*eta_v*(zv/bw)*Vv*av;
Cnr = -(CD0/4) - 2*eta_v*(lv/bw)*Vv*av;

Cnp = 0;  % set 0 first-pass (needs better model)

%% ========================================================================
% 5) CONTROL DERIVATIVES
% No ailerons => set aileron derivatives to 0.
% Rudder => first-pass using VT
% ========================================================================
CYda = 0;  Clda = 0;  Cnda = 0;

CYdr =  eta_v*(S_vt/Sw)*av*tau_r;
Cndr = -eta_v*Vv*av*tau_r;
Cldr = -eta_v*(zv/bw)*(S_vt/Sw)*av*tau_r;

%% ========================================================================
% 6) PRINT CLEAN OUTPUT
% (All variables printed are defined in THIS block or already in your script)
% ========================================================================
fprintf("\n==================== STABILITY DERIVATIVES (MATCHING YOUR CODE) ====================\n");

fprintf("\n--- Longitudinal (you have + new dynamics) ---\n");
fprintf("CL0        = %+ .6f\n", CL0);
fprintf("CLalpha    = %+ .6f\n", CLalpha);
fprintf("CLdeltae   = %+ .6f\n", CLdeltae);
fprintf("Cm0        = %+ .6f\n", Cm0);
fprintf("Cmalpha    = %+ .6f\n", Cmalpha);
fprintf("Cmdeltae   = %+ .6f\n", Cmdeltae);

fprintf("CL_q       = %+ .6f\n", CL_q);
fprintf("CL_adot    = %+ .6f\n", CL_adot);
fprintf("Cm_q       = %+ .6f\n", Cm_q);
fprintf("Cm_adot    = %+ .6f\n", Cm_adot);

fprintf("\n--- Lateral/Directional (first-pass VT dominated) ---\n");
fprintf("CYbeta     = %+ .6f\n", CYbeta);
fprintf("Clbeta     = %+ .6f\n", Clbeta);
fprintf("Cnbeta     = %+ .6f\n", Cnbeta);

fprintf("Clp        = %+ .6f\n", Clp);
fprintf("CYp        = %+ .6f\n", CYp);
fprintf("CYr        = %+ .6f\n", CYr);
fprintf("Clr        = %+ .6f\n", Clr);
fprintf("Cnr        = %+ .6f   (used CD0 = %.6f)\n", Cnr, CD0);
fprintf("Cnp        = %+ .6f   (set 0 first-pass)\n", Cnp);

fprintf("\n--- Controls (no ailerons; rudder included) ---\n");
fprintf("CYda       = %+ .6f (no ailerons)\n", CYda);
fprintf("Clda       = %+ .6f (no ailerons)\n", Clda);
fprintf("Cnda       = %+ .6f (no ailerons)\n", Cnda);

fprintf("CYdr       = %+ .6f\n", CYdr);
fprintf("Cldr       = %+ .6f\n", Cldr);
fprintf("Cndr       = %+ .6f\n", Cndr);

%% ========================================================================
% 7) WHAT YOU ARE STILL MISSING (WITH YOUR CURRENT INFO)
% ========================================================================
fprintf("\n==================== STILL MISSING / NOT WELL-DEFINED YET ====================\n");
fprintf("1) Aileron derivatives: CYda, Clda, Cnda (we set them to 0 since you said no ailerons).\n");
fprintf("2) Better Cnp (we set to 0 first-pass; needs more detailed lateral model).\n");
fprintf("3) Xu, Zu, Mu (speed derivatives) unless you model thrust vs speed and CD vs speed at trim.\n");
fprintf("4) Inertias Ix, Iy, Iz, Ixz (needed for full state-space / simulator dynamics).\n");
fprintf("5) Exact sign convention check vs your lecture table (depends on whether your class uses CZ or CL sign).\n");
